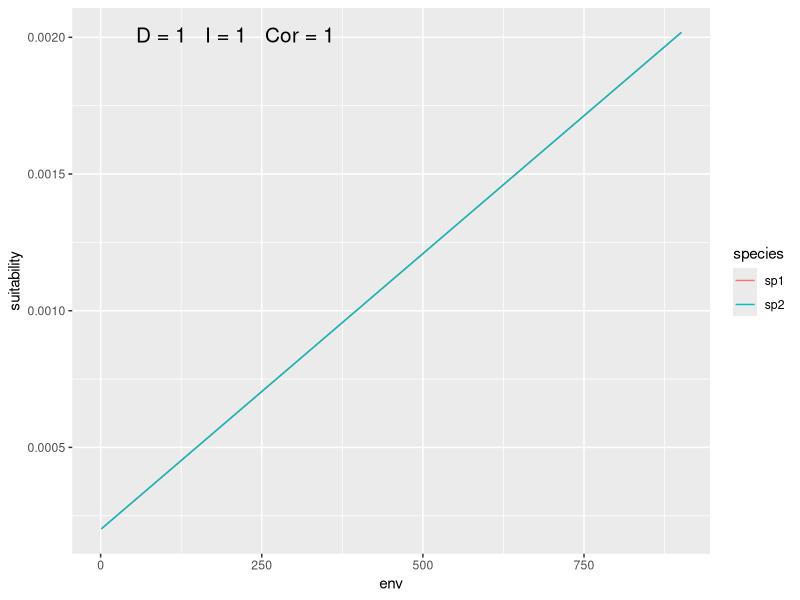
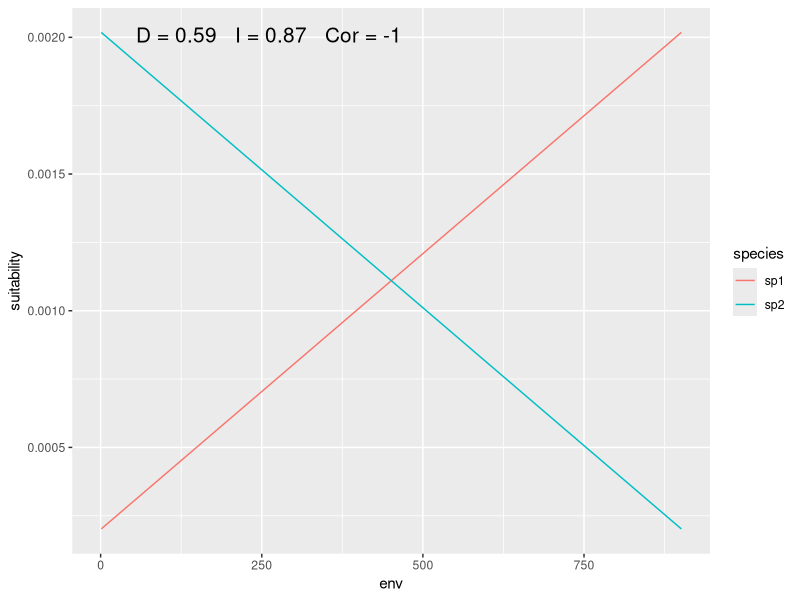
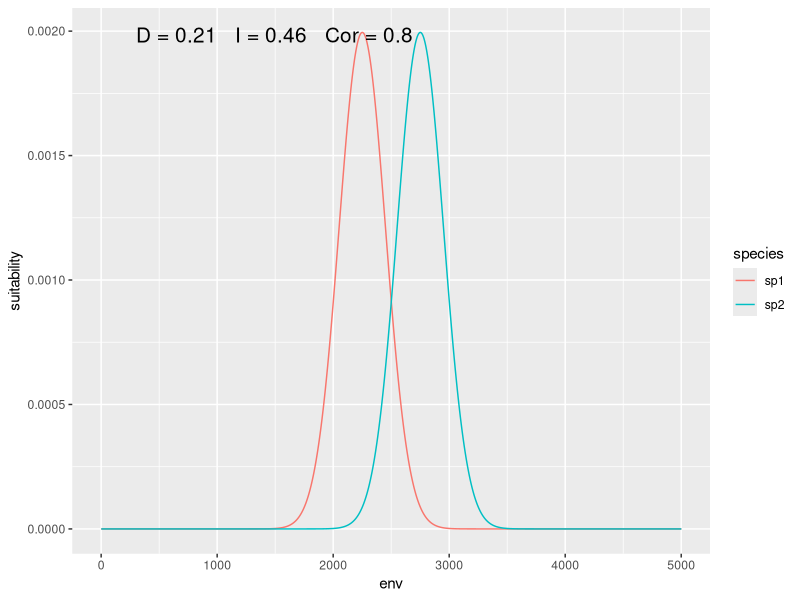
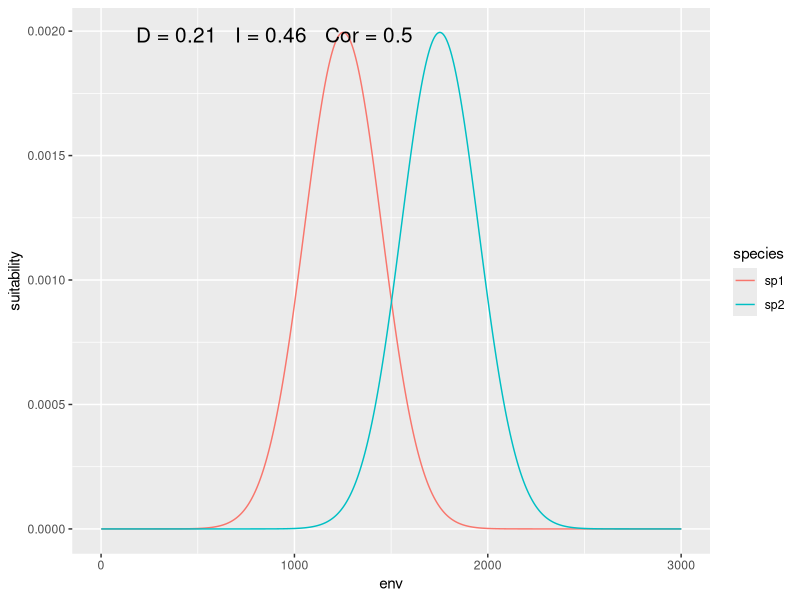
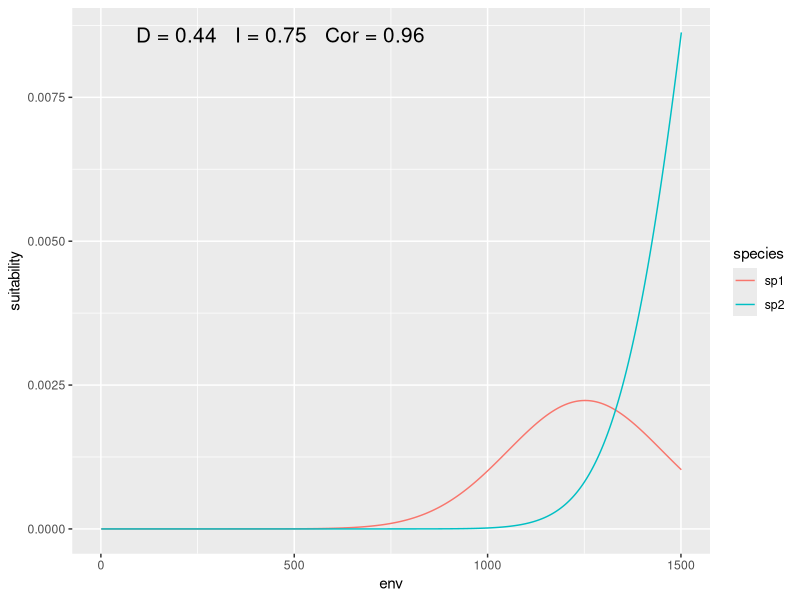
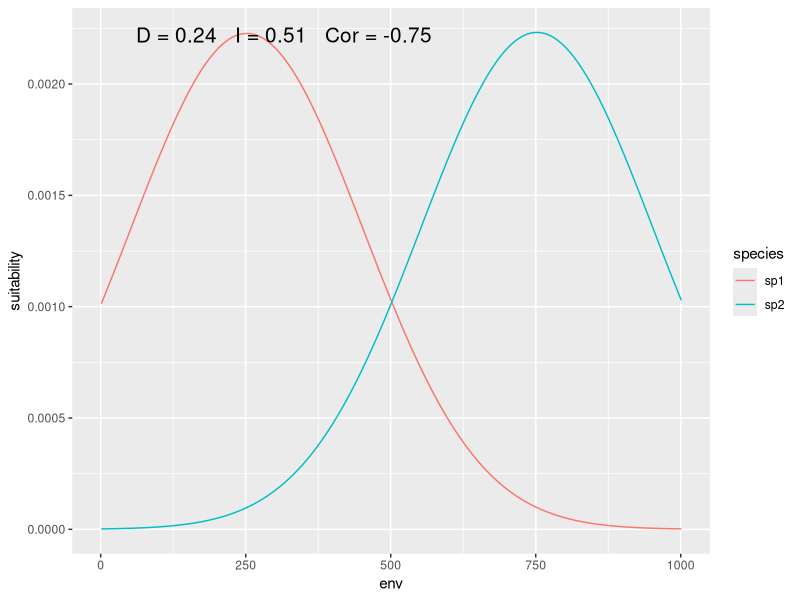

Write R code to recreate these figures, in order.
## ---- chunk 1
library(utils) 
library(graphics)
library(grDevices)
library(stats)
## ---- chunk 2
library(ggplot2)
library(grid)

olaps <- function(sp1, sp2){
  ## Calculate Schoener's D, Warren's I, and Spearman
  ## Correlation for sp1 and sp2

  ## sp1 and sp2 are the relative occupancy values for each
  ## species along the same environmental gradient

  ## scale the values for each species 0:1
  sp1 <- sp1/sum(sp1)
  sp2 <- sp2/sum(sp2)
  
  plot.table <- data.frame(
    species = c(rep("sp1", length(sp1)),
                rep("sp2", length(sp2))),
    env = c(seq(1:length(sp1)), seq(1:length(sp2))),
    suitability = c(sp1, sp2))

  D = 1 - sum(abs(sp1 - sp2))/2
  I = 1 - sum((sqrt(sp1) - sqrt(sp2))^2)/2
  cor = cor(sp1, sp2, method = "spearman")

  grob <- grobTree(textGrob(paste("D =", round(D, 2),
                                 "  I =", round(I, 2),
                                 "  Cor =", round(cor, 2)),
                           x = 0.1,  y = 0.95, hjust = 0,
                           gp = gpar(fontsize = 15)))
  

  suitplot = qplot(env, suitability, data = plot.table,
                   col = species, geom = "line") +
    annotation_custom(grob)

  return(list(
    D = D, I = I, cor = cor, suitplot = suitplot
  ))
  
}
## ---- chunk 3
sp1 <- seq(0.1, 1.0, 0.001)
sp2 <- seq(0.1, 1.0, 0.001)

olaps(sp1, sp2)
## ---- chunk 4
sp1 <- seq(0.1, 1.0, 0.001)
sp2 <- seq(1.0, 0.1, -0.001)

olaps(sp1, sp2)
## ---- chunk 5
env <- seq(0, 50, by = 0.01)
## ---- chunk 6
sp1 <- dnorm(env, mean = 22.5, 2)
sp2 <- dnorm(env, mean = 27.5, 2)
## ---- chunk 7
olaps(sp1, sp2)
## ---- chunk 8
## ignore the lowest and highest 1000
## environmental values 
slice <- 1000:4000 

olaps(sp1[slice], sp2[slice])
## ---- chunk 9
slice <- 1000:2500 
olaps(sp1[slice], sp2[slice])
## ---- chunk 10
slice <- 2000:3000
olaps(sp1[slice], sp2[slice])
